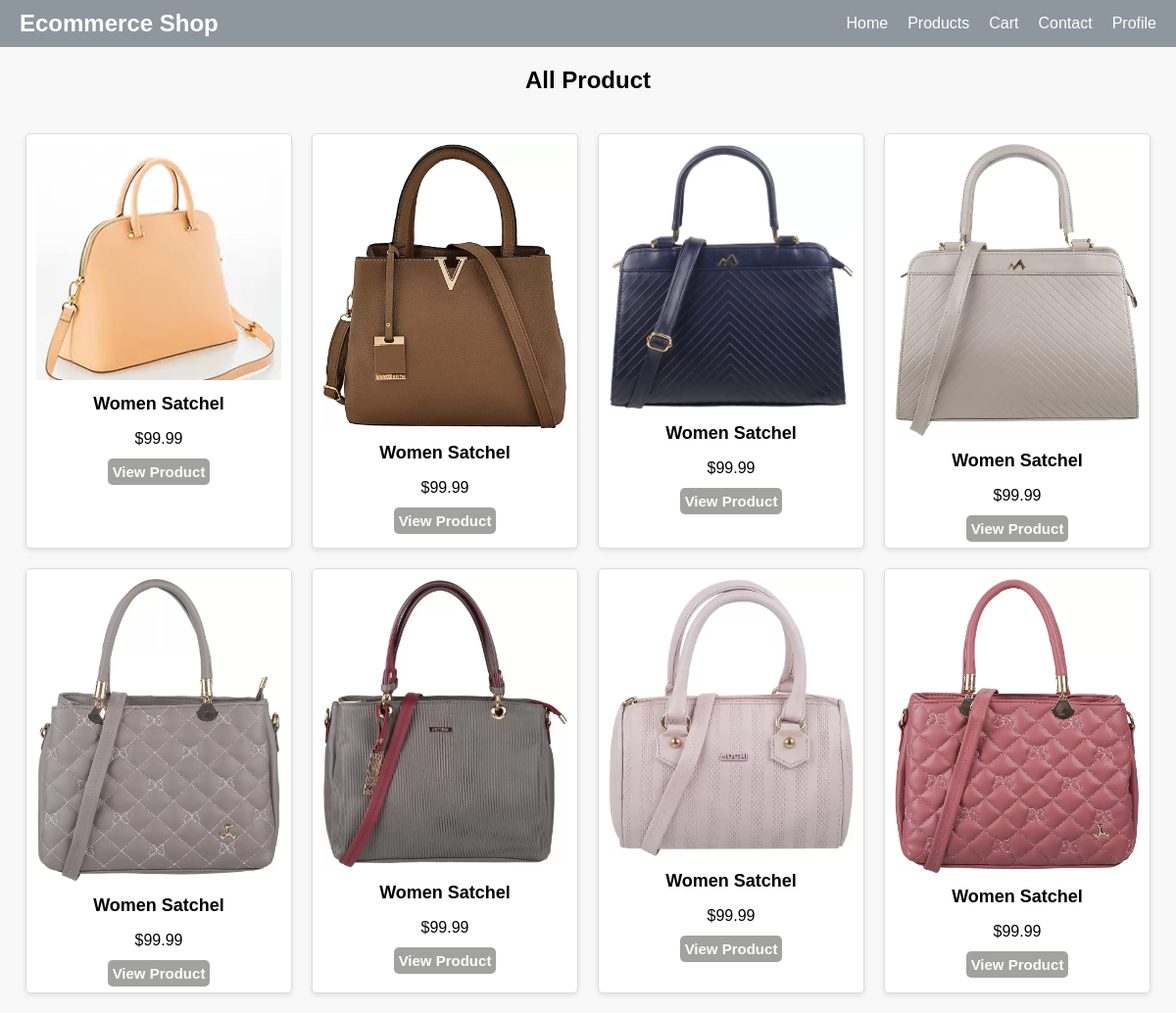
The app's page /categories?categori=Satchel with its own data.
### User/models.py (models this page shows)
class Products(models.Model):
    image = models.ImageField(upload_to='images/')
    product = models.CharField(max_length=30)
    price = models.FloatField()
    desc = models.CharField(max_length=300)
    categori = models.CharField(max_length=100)

### User/views.py (the view)
# urls.py: path('categories', Categories),
def Categories(request):
    categori = request.GET.get('categori')
    view = Products.objects.filter(categori=categori)
    print(view)
    return render(request, 'categories.html', {"view": view})

### templates/categories.html (shortened to what this page needs)
<!DOCTYPE html>
{% load static %}
<html lang="en">
<head>
    <link rel="stylesheet" href="{% static 'css/c.css' %}">
    <link rel="stylesheet" href="{% static 'css/all.min.css' %}">
<body>
    <header>
        <div class="logo">
            <h1>Ecommerce Shop</h1>
        </div>
        <nav>
            <ul>
                <li><a href="/">Home</a></li>
                <li><a href="/main">Products</a></li>
                <li><a href="/cart">Cart</a></li>
                <li><a href="#">Contact</a></li>
                <li><a href="/login">Profile </a></li>
            </ul>
        </nav>
    </header>
    <h2 style="text-align: center;">All Product</h2>
    <div class="product-grid">
        {% for i in view %}
        <div class="product-card">
            <img src="media/{{i.image}}"
                alt="Product 1">
            <h3>{{i.product}}</h3>
            <p>${{i.price}}</p>
            <a href="/product?id={{i.id}}" class="btn">View Product</a>
        </div>
        {% endfor %}
    </div>
</body>
</html>

### Static/css/c.css (style rules this page uses)
body { font-family: Arial, sans-serif; margin: 0; padding: 0; box-sizing: border-box; background-color: #f8f8f8; }
header { display: flex; justify-content: space-between; align-items: center; background-color: #8e969e; color: white; padding: 10px 20px; }
header .logo h1 { margin: 0; }
header nav ul { list-style: none; display: flex; gap: 20px; margin: 0; padding: 0; }
header nav ul li a { color: white; text-decoration: none; font-size: 16px; }
.product-grid { display: grid; word-wrap: break-word; grid-template-columns: repeat(auto-fill, minmax(300px, 1fr)); gap: 20px; padding: 20px; }
.product-card { text-align: center; background-color: #fff; padding: 10px; border: 1px solid #ddd; border-radius: 5px; box-shadow: 0 4px 8px rgba(0, 0, 0, 0.1); }
.product-card img { max-width: 100%; height: auto; margin-bottom: 10px; }
.product-card a { background-color: #A2A2A1FF; color: white; border: none; padding: 5px; border-radius: 5px; cursor: pointer; text-decoration: none; font-size: 15px; }
h1 { font-size: 2rem; margin-bottom: 20px; }
.product-grid { display: flex; gap: 20px; justify-content: center; flex-wrap: wrap; }
.product-card { background: #fff; border: 1px solid #ddd; border-radius: 5px; overflow: hidden; width: 250px; box-shadow: 0 2px 5px rgba(0, 0, 0, 0.1); }
.product-card img { width: 100%; height: auto; }
.product-card h3 { font-size: 18px; margin: 0 0 10px; }
.product-card a { text-decoration: none; color: #fcfdfd; font-weight: bold; }
h1 { margin: 20px 0; font-size: 24px; }

### records on screen
Products: image (picture), product "Women Satchel", price "99.99"
Products: image (picture), product "Women Satchel", price "99.99"
Products: image (picture), product "Women Satchel", price "99.99"
Products: image (picture), product "Women Satchel", price "99.99"
Products: image (picture), product "Women Satchel", price "99.99"
Products: image (picture), product "Women Satchel", price "99.99"
Products: image (picture), product "Women Satchel", price "99.99"
Products: image (picture), product "Women Satchel", price "99.99"
